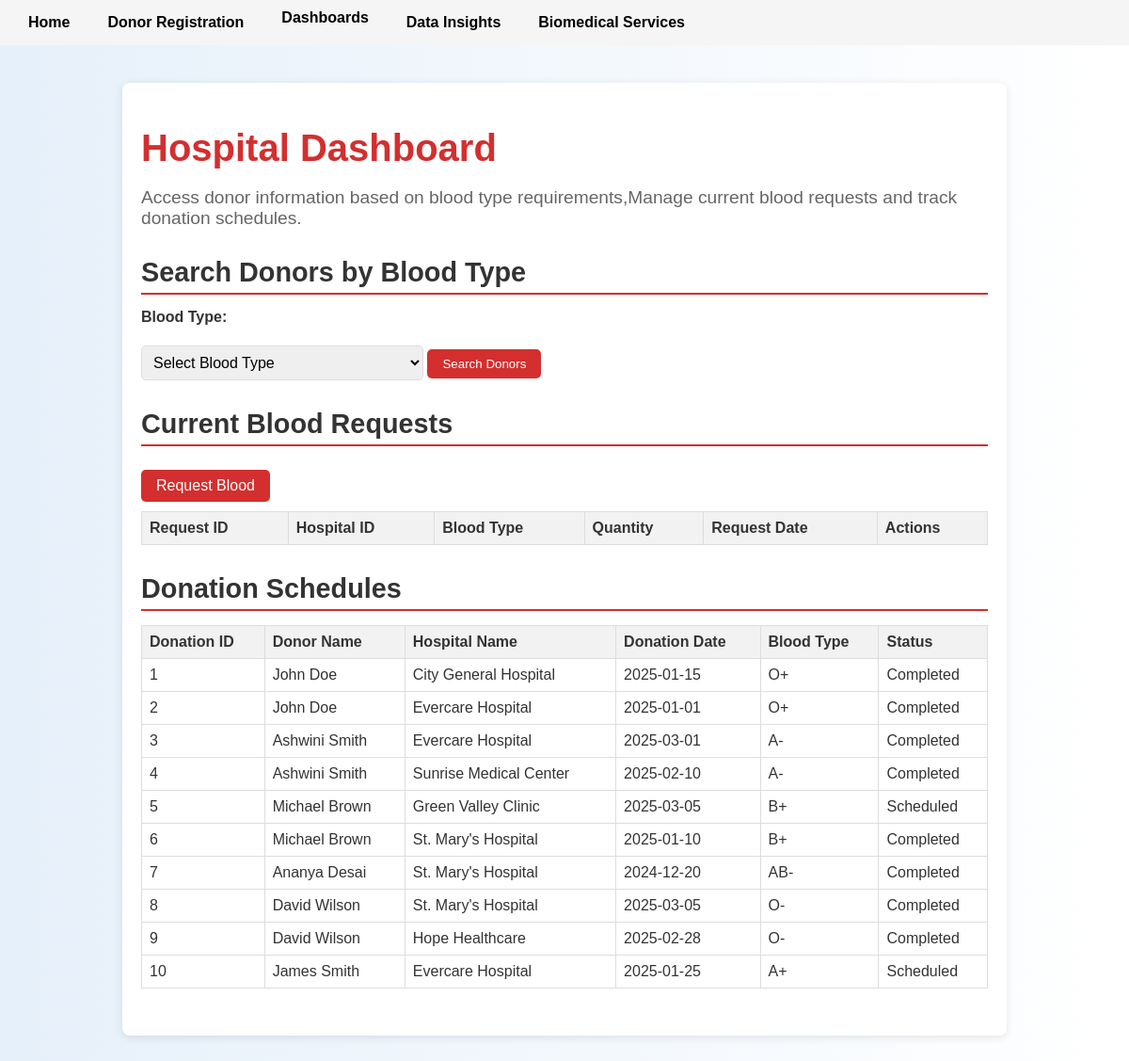
Screenshot of /hospital with the database file from the repository.
### tables this page shows
CREATE TABLE Donations (
    DonationID INTEGER PRIMARY KEY AUTOINCREMENT,
    DonorID INTEGER NOT NULL,
    HospitalID INTEGER NOT NULL,
    DonationDate DATE NOT NULL,
    BloodType TEXT NOT NULL,
    Status TEXT NOT NULL CHECK (Status IN ('Completed', 'Scheduled')),
    FOREIGN KEY (DonorID) REFERENCES Donors(DonorID) ON DELETE CASCADE,
    FOREIGN KEY (HospitalID) REFERENCES Hospitals(HospitalID) ON DELETE CASCADE
);

CREATE TABLE Donors (
    DonorID INTEGER PRIMARY KEY AUTOINCREMENT,
    Name TEXT NOT NULL,
    DateOfBirth DATE NOT NULL,
    BloodType TEXT NOT NULL CHECK (BloodType IN ('A+', 'A-', 'B+', 'B-', 'AB+', 'AB-', 'O+', 'O-')),
    ContactInfo TEXT NOT NULL,
    Email TEXT UNIQUE NOT NULL,
    LastDonationDate DATE
);

CREATE TABLE Hospitals (
    HospitalID INTEGER PRIMARY KEY AUTOINCREMENT,
    Name TEXT NOT NULL,
    Location TEXT NOT NULL,
    ContactInfo TEXT NOT NULL,
    HospitalType TEXT NOT NULL CHECK (HospitalType IN ('Public', 'Private', 'Military', 'Other'))
);

### app.py (the view)
@app.route('/hospital', methods=['GET', 'POST'])
def hospital_dashboard():
    logging.debug(f"Request method: {request.method}, Query params: {request.args}, Session before: {dict(session)}")
    conn = get_db()
    hospitals = conn.execute('SELECT * FROM Hospitals').fetchall()
    blood_requests = conn.execute('SELECT * FROM BloodRequests').fetchall()
    donations = conn.execute('''
        SELECT Donations.*, Donors.Name AS DonorName, Hospitals.Name AS HospitalName
        FROM Donations
        JOIN Donors ON Donations.DonorID = Donors.DonorID
        JOIN Hospitals ON Donations.HospitalID = Hospitals.HospitalID
    ''').fetchall()
    donors = []
    searched_blood_type = None
    if request.method == 'POST':
        blood_type = request.form['blood_type']
        donors = conn.execute('''
            SELECT Donors.*, DonationEligibility.EligibilityStatus
            FROM Donors
            LEFT JOIN DonationEligibility ON Donors.DonorID = DonationEligibility.DonorID
            WHERE Donors.BloodType = ?
        ''', (blood_type,)).fetchall()
        searched_blood_type = blood_type
        success = session.get('success_message', None)
    else:
        success = session.pop('success_message', None)
    logging.debug(f"Rendering hospital_dashboard with success message: {success}, Session after: {dict(session)}")
    return render_template('hospital_dashboard.html', hospitals=hospitals, blood_requests=blood_requests,
                           donations=donations, donors=donors, searched_blood_type=searched_blood_type, success=success)

### app.py (called while the page is built)
def get_db():
    conn = sqlite3.connect('database.db')
    conn.row_factory = sqlite3.Row
    return conn

### templates/hospital_dashboard.html (shortened to what this page needs)
{% extends "layout.html" %}
{% block content %}
<div class="container">
    <h1>Hospital Dashboard</h1>
    <p class="subtitle">Access donor information based on blood type requirements,Manage current blood requests and track donation schedules.</p>
    <section class="donor-search">
        <h2>Search Donors by Blood Type</h2>
        <form method="POST" action="{{ url_for('search_donors_by_blood_type') }}">
            <label for="blood_type">Blood Type:</label>
            <select name="blood_type" id="blood_type" required>
                <option value="" disabled selected>Select Blood Type</option>
            </select>
            <button type="submit" class="btn">Search Donors</button>
        </form>
    </section>
    <section class="blood-requests">
        <h2>Current Blood Requests</h2>
        <a href="{{ url_for('request_blood') }}" class="btn">Request Blood</a>
        <table>
            <tr>
                <th>Request ID</th>
                <th>Hospital ID</th>
                <th>Blood Type</th>
                <th>Quantity</th>
                <th>Request Date</th>
                <th>Actions</th>
            </tr>
        </table>
    </section>
    <section class="donation-schedules">
        <h2>Donation Schedules</h2>
        <table>
            <tr>
                <th>Donation ID</th>
                <th>Donor Name</th>
                <th>Hospital Name</th>
                <th>Donation Date</th>
                <th>Blood Type</th>
                <th>Status</th>
            </tr>
            {% for donation in donations %}
            <tr>
                <td>{{ donation['DonationID'] }}</td>
                <td>{{ donation['DonorName'] }}</td>
                <td>{{ donation['HospitalName'] }}</td>
                <td>{{ donation['DonationDate'] }}</td>
                <td>{{ donation['BloodType'] }}</td>
                <td>{{ donation['Status'] }}</td>
            </tr>
            {% endfor %}
        </table>
    </section>
{% endblock %}

### templates/layout.html (shortened to what this page needs)
<!DOCTYPE html>
<html lang="en">
<head>
    <link rel="stylesheet" href="{{ url_for('static', filename='css/style.css') }}">
</head>
<body>
    <nav>
        <a href="{{ url_for('index') }}" {% if active_page == 'index' %}class="active"{% endif %}>Home</a>
        <a href="{{ url_for('donate_blood') }}" {% if active_page == 'donate_blood' %}class="active"{% endif %}>Donor Registration</a>
        <div class="dropdown">
            <span class="dropdown-label">Dashboards</span>
        </div>
        <a href="{{ url_for('insights') }}" {% if active_page == 'insights' %}class="active"{% endif %}>Data Insights</a>
        <a href="{{ url_for('biomedical_services') }}" {% if active_page == 'biomedical_services' %}class="active"{% endif %}>Biomedical Services</a>
    </nav>
    {% block content %}
    {% endblock %}
</body>
</html>

### static/css/style.css (style rules this page uses)
body { font-family: 'Helvetica', Arial, sans-serif; margin: 0; padding: 0; background: linear-gradient(to right, #e6f0fa, #ffffff); color: #333; }
nav { background-color: #f5f5f5; padding: 10px 20px; display: flex; gap: 20px; }
nav a { text-decoration: none; color: black; font-weight: bold; padding: 5px 10px; transition: all 0.3s ease; }
.container { max-width: 900px; margin: 40px auto; padding: 20px; background-color: #ffffff; box-shadow: 0 2px 10px rgba(0, 0, 0, 0.1); border-radius: 8px; }
h1 { font-size: 2.5em; color: #d32f2f; margin-bottom: 10px; }
.subtitle { font-size: 1.2em; color: #666; margin-bottom: 30px; }
h2 { font-size: 1.8em; color: #333; margin-top: 30px; margin-bottom: 15px; border-bottom: 2px solid #d32f2f; padding-bottom: 5px; }
form label { display: block; margin: 15px 0; font-weight: bold; }
form input[type="text"], form input[type="email"], form input[type="date"], form select { width: 100%; max-width: 300px; padding: 8px; margin-top: 5px; border: 1px solid #ddd; border-radius: 5px; font-size: 1em; }
form button { background-color: #d32f2f; color: #ffffff; padding: 10px 20px; border: none; border-radius: 5px; cursor: pointer; transition: background-color 0.3s ease; }
.btn { display: inline-block; margin-top: 10px; padding: 8px 16px; background-color: #d32f2f; color: #ffffff; text-decoration: none; border-radius: 5px; transition: background-color 0.3s ease; }
table { border-collapse: collapse; width: 100%; }
th, td { border: 1px solid #ddd; padding: 8px; text-align: left; }
th { background-color: #f2f2f2; }
.hospital-lookup, .blood-requests, .donation-schedules, .donor-search { margin-bottom: 30px; }
.hospital-lookup form, .blood-requests form, .donor-search form { margin-bottom: 20px; }
.blood-requests table, .donation-schedules table, .donor-search table { margin-top: 10px; }
.dropdown { position: relative; display: inline-block; }
.dropdown-label { font-weight: bold; padding: 5px 10px; cursor: pointer; color: black; transition: all 0.3s ease; }

### rows the page displays
Donations: DonationID "1", DonorName "John Doe", HospitalName "City General Hospital", DonationDate "2025-01-15", BloodType "O+", Status "Completed"
Donations: DonationID "2", DonorName "John Doe", HospitalName "Evercare Hospital", DonationDate "2025-01-01", BloodType "O+", Status "Completed"
Donations: DonationID "3", DonorName "Ashwini Smith", HospitalName "Evercare Hospital", DonationDate "2025-03-01", BloodType "A-", Status "Completed"
Donations: DonationID "4", DonorName "Ashwini Smith", HospitalName "Sunrise Medical Center", DonationDate "2025-02-10", BloodType "A-", Status "Completed"
Donations: DonationID "5", DonorName "Michael Brown", HospitalName "Green Valley Clinic", DonationDate "2025-03-05", BloodType "B+", Status "Scheduled"
Donations: DonationID "6", DonorName "Michael Brown", HospitalName "St. Mary's Hospital", DonationDate "2025-01-10", BloodType "B+", Status "Completed"
Donations: DonationID "7", DonorName "Ananya Desai", HospitalName "St. Mary's Hospital", DonationDate "2024-12-20", BloodType "AB-", Status "Completed"
Donations: DonationID "8", DonorName "David Wilson", HospitalName "St. Mary's Hospital", DonationDate "2025-03-05", BloodType "O-", Status "Completed"
Donations: DonationID "9", DonorName "David Wilson", HospitalName "Hope Healthcare", DonationDate "2025-02-28", BloodType "O-", Status "Completed"
Donations: DonationID "10", DonorName "James Smith", HospitalName "Evercare Hospital", DonationDate "2025-01-25", BloodType "A+", Status "Scheduled"
